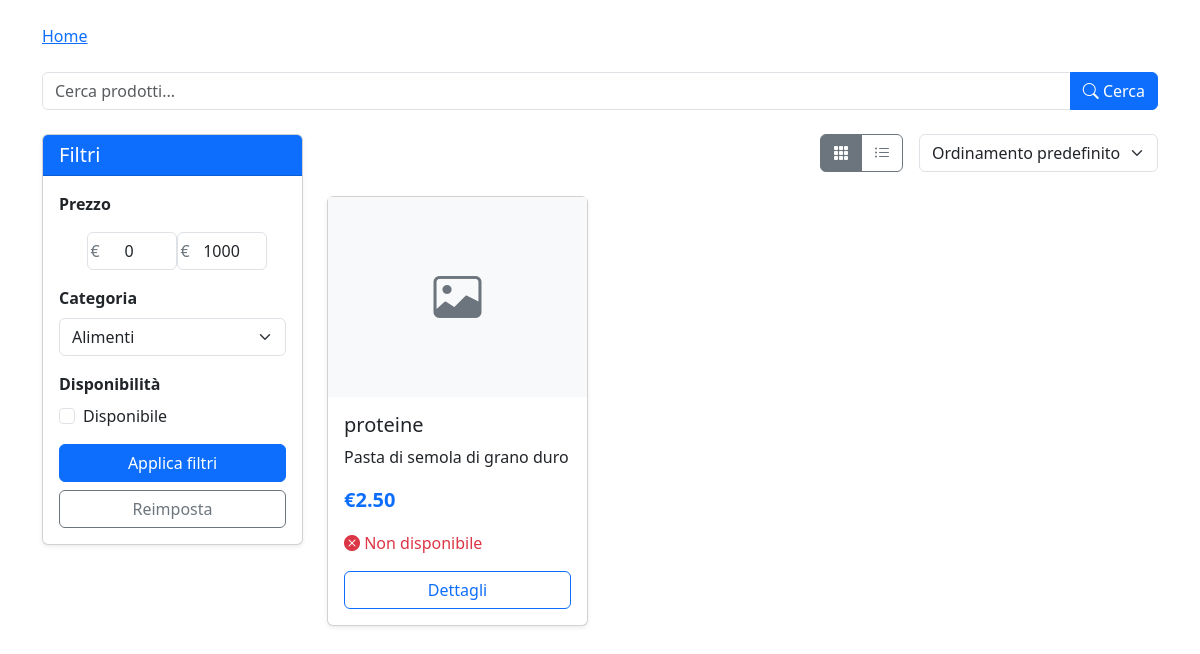
Page /products/product_list_category/1/ on the earlier database version.
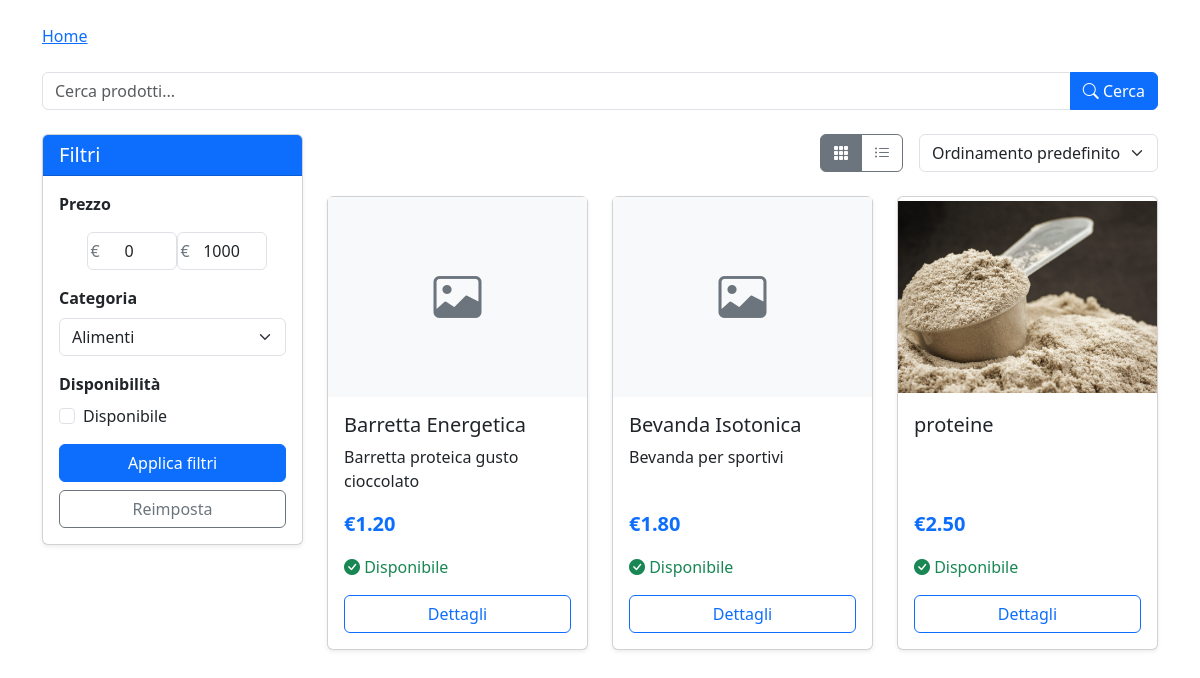
Same page on the later database version.
### products/models.py (models this page shows, shortened)
class Product(models.Model):
    category = models.ManyToManyField(Category)  #todo: decide if meny-to-many or foreign key
    name = models.CharField(max_length=200, unique=True)
    description = models.TextField(blank=True)
    price = models.DecimalField(max_digits=10, decimal_places=2)
    stock = models.PositiveIntegerField()
    available = models.BooleanField(default=True)
    created = models.DateTimeField(auto_now_add=True)
    updated = models.DateTimeField(auto_now=True)  #todo: add the user who created the product
    image = models.ImageField(upload_to='product_images/', blank=True, null=True)
    added_by = models.ForeignKey('users.CustomUser', on_delete=models.SET_NULL, related_name='products_added', null=True, blank=True)
    modified_by = models.ForeignKey('users.CustomUser', on_delete=models.SET_NULL, related_name='products_modified', null=True, blank=True)
    class Meta:
        ordering = ('name',)

### products/views.py (the view, shortened to what this page needs)
# urls.py: path('product_list_category/<int:category_id>/', product_list_category, name='product_list_category'),
def product_list_category(request, category_id = None):
    if category_id:
        products = Product.objects.filter(category=category_id)
    else:
        products = Product.objects.all()
    category = Category.objects.all()
    source = request.GET.get('source')
    min_price = None
    max_price = None
    selected_category = None
    category_param = request.GET.get('category')
    if category_param:
        try:
            selected_category = Category.objects.get(id=category_param)
            products = products.filter(category=selected_category)
        except Category.DoesNotExist:
            selected_category = None
    elif category_id:
        selected_category = get_object_or_404(Category, id=category_id)
        products = products.filter(category=selected_category)
    query = request.GET.get('q', '')
    if query:
        products = products.filter(
            Q(name__icontains=query) | Q(description__icontains=query)
        )
    form = PriceFilterForm(request.GET or None)
    context = {
        'category': category,
        'products': products,
        'source': source,
        'min_price': min_price,
        'max_price': max_price,
        'category_id': category_id,
        'selected_category': selected_category,
        'query': query,
    }
    return render(request, 'products/product_list_category.html', context)

### templates/products/product_list_category.html (shortened to what the changed rows need)
{% extends 'base.html' %}
{% load static %}
{% block content %}
<div class="container mt-4">
    <div class="row">
        <div class="col-lg-9">
            <div id="products-container">
                <div id="grid-view-container" class="row row-cols-1 row-cols-md-3 g-4">
                    {% for product in products %}
                    <div class="col">
                        <div class="card h-100 shadow-sm product-card">
                            {% if product.image %}
                            <a href="{% url 'products:product_info' product.id %}{% if source %}?source={{ source }}{% endif %}">
                                <img src="{{ product.image.url }}" class="card-img-top" alt="{{ product.name }}" style="height: 200px; object-fit: contain;">
                            </a>
                            {% else %}
                            <div class="bg-light d-flex justify-content-center align-items-center" style="height: 200px;">
                                <i class="bi bi-image text-secondary" style="font-size: 3rem;"></i>
                            </div>
                            {% endif %}
                            <div class="card-body d-flex flex-column">
                                <h5 class="card-title">
                                    <a href="{% url 'products:product_info' product.id %}{% if source %}?source={{ source }}{% endif %}" class="text-decoration-none text-dark">{{ product.name }}</a>
                                </h5>
                                <p class="card-text flex-grow-1">{{ product.description|truncatechars:80 }}</p>
                                <div class="d-flex align-items-center mb-3">
                                    <span class="fw-bold text-primary fs-5">€{{ product.price }}</span>
                                </div>
                                {% if product.stock > 0 %}
                                <p class="text-success mb-3"><i class="bi bi-check-circle-fill"></i> Disponibile</p>
                                {% else %}
                                <p class="text-danger mb-3"><i class="bi bi-x-circle-fill"></i> Non disponibile</p>
                                {% endif %}
                                <div class="d-flex justify-content-between">
                                    <a href="{% url 'products:product_info' product.id %}{% if source %}?source={{ source }}{% endif %}" class="btn btn-outline-primary w-100">Dettagli</a>
                                </div>
                            </div>
                        </div>
                    </div>
                    {% empty %}
                    <div class="col-12">
                        <div class="alert alert-info" role="alert">
                            <i class="bi bi-info-circle me-2"></i> Nessun prodotto disponibile in questa categoria.
                        </div>
                    </div>
                    {% endfor %}
                </div>
            </div>
        </div>
    </div>
</div>
{% endblock %}

Differences in the rows shown:
added Product: name "Barretta Energetica", description "Barretta proteica gusto cioccolato", price "1.20", stock 50 (drawn)
added Product: name "Bevanda Isotonica", description "Bevanda per sportivi", price "1.80", stock 80 (drawn)
changed Product "proteine": image: picture added; description "Pasta di semola di grano duro" → (not shown); stock "Non disponibile" → "Disponibile"
